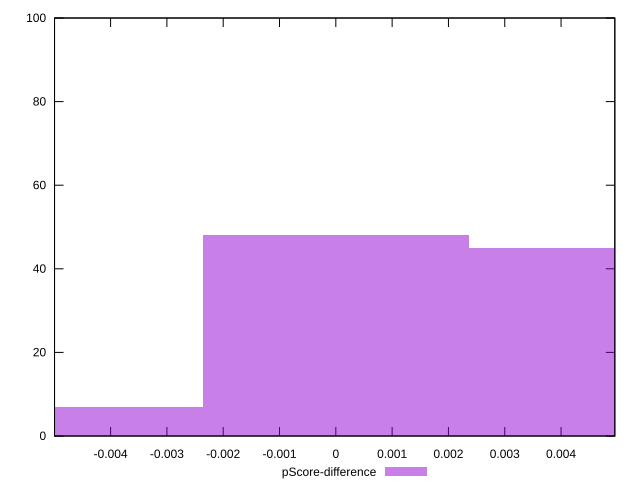

gnuplot code for this plot:
reset

$pScoreDifference <<EOF
0 48
0.004733223871293696 45
-0.004733223871293696 7
EOF

set key outside below
set boxwidth 0.004733223871293696
set xrange [-0.004995550191938425:0.004954874492156036]
set yrange [0:100]
set trange [0:100]
set style fill transparent solid 0.5 noborder
set terminal svg size 640, 490 enhanced background rgb 'white'
set output "report/report_00029_2021-02-24T13-36-40.390Z/first-contentful-paint/samples/astro/pScore-difference/histogram.svg"

plot $pScoreDifference title "pScore-difference" with boxes

reset
